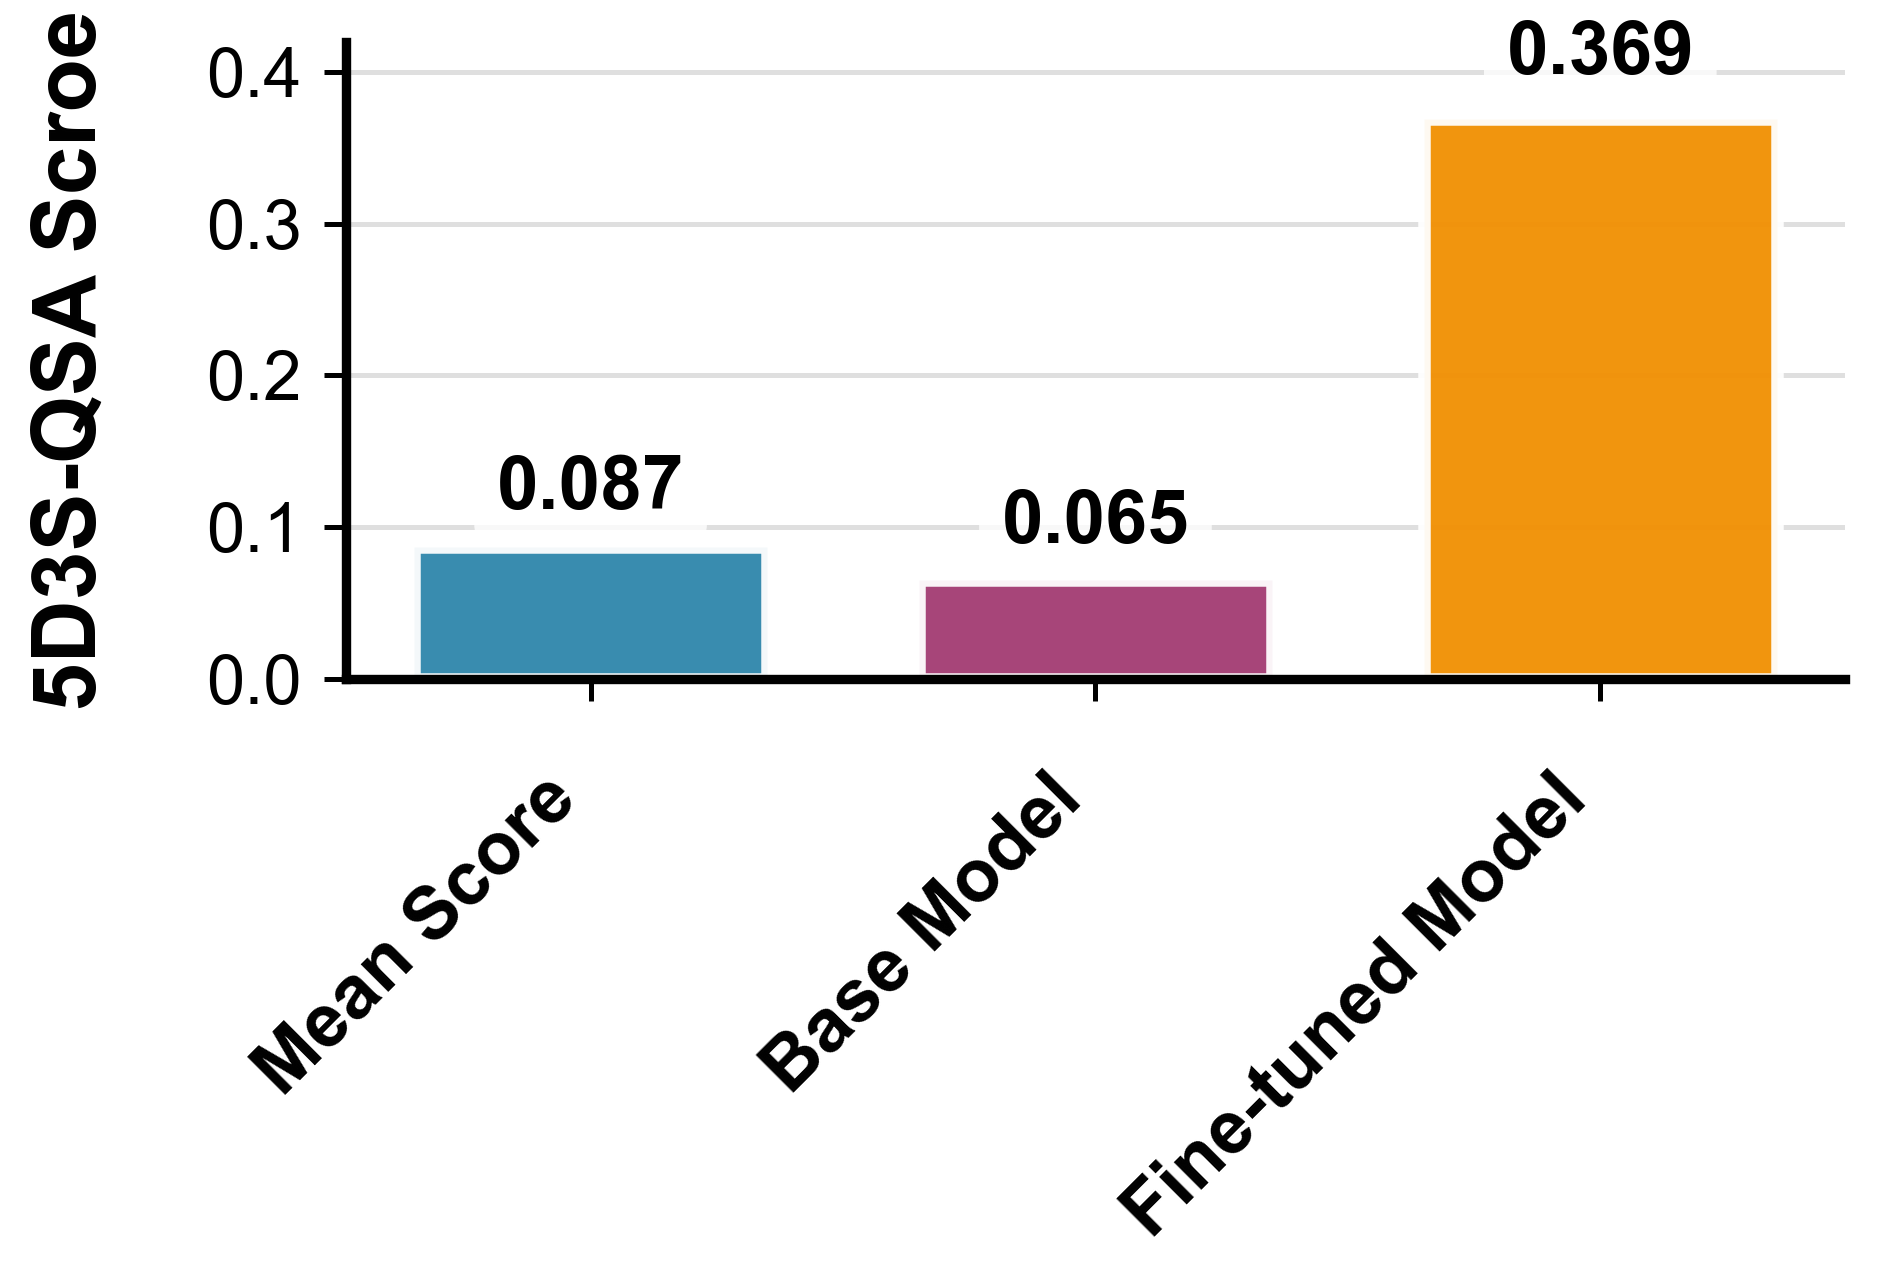

The Python source for this figure:
import matplotlib.pyplot as plt
import numpy as np

# 设置专业字体和样式
plt.rcParams['font.family'] = 'Arial'
plt.rcParams['font.size'] = 11
plt.rcParams['axes.linewidth'] = 1.2

# 数据准备
categories = ['Mean Score', 'Base Model', 'Fine-tuned Model']
values = [0.087, 0.065, 0.369]

# 创建图形和坐标轴
fig, ax = plt.subplots(figsize=(7, 8), dpi=300)

# 使用Nature期刊风格的配色
colors = ['#2E86AB', '#A23B72', '#F18F01']

# 绘制柱状图
bars = ax.bar(categories, values, color=colors, width=0.7,
              edgecolor='white', linewidth=2, alpha=0.95,
              capstyle='round')

# 在柱子顶部标注数值（更精致的样式）
for i, (bar, value) in enumerate(zip(bars, values)):
    height = bar.get_height()
    # 为不同柱子调整标注位置
    offset = 0.015 if value < 0.1 else 0.02
    ax.text(bar.get_x() + bar.get_width()/2., height + offset,
            f'{value:.3f}',
            ha='center', va='bottom',
            fontsize=12, fontweight='bold',
            bbox=dict(boxstyle="round,pad=0.3", facecolor='white',
                     edgecolor='none', alpha=0.8))

# 设置y轴
y_ticks = [0, 0.1, 0.2, 0.3, 0.4]
ax.set_ylim(0, 0.42)
ax.set_yticks(y_ticks)
ax.set_ylabel('5D3S-QSA Scroe',
              fontsize=14, fontweight='bold', labelpad=15)

# 设置x轴标签45度倾斜
plt.xticks(rotation=45, ha='right', fontsize=12, fontweight='semibold')
ax.tick_params(axis='x', which='major', pad=10)

# 移除x轴标题（根据要求）
ax.set_xlabel('')  # 明确设置为空

# 精细美化图形
ax.spines['top'].set_visible(False)
ax.spines['right'].set_visible(False)
ax.spines['left'].set_linewidth(1.5)
ax.spines['bottom'].set_linewidth(1.5)

# 设置精致的网格线
ax.grid(True, axis='y', alpha=0.4, linestyle='-', linewidth=0.8)
ax.set_axisbelow(True)

# 添加轻微的阴影效果
for bar in bars:
    bar.set_edgecolor('white')
    bar.set_linewidth(2)

# 调整布局以适应倾斜的标签
plt.tight_layout()

# 保存高质量图片
plt.savefig('CNS_quality_barplot_rotated.png', dpi=300,
            bbox_inches='tight', facecolor='white')
plt.savefig('CNS_quality_barplot_rotated.pdf',
            bbox_inches='tight', facecolor='white')

# 显示图形
plt.show()
